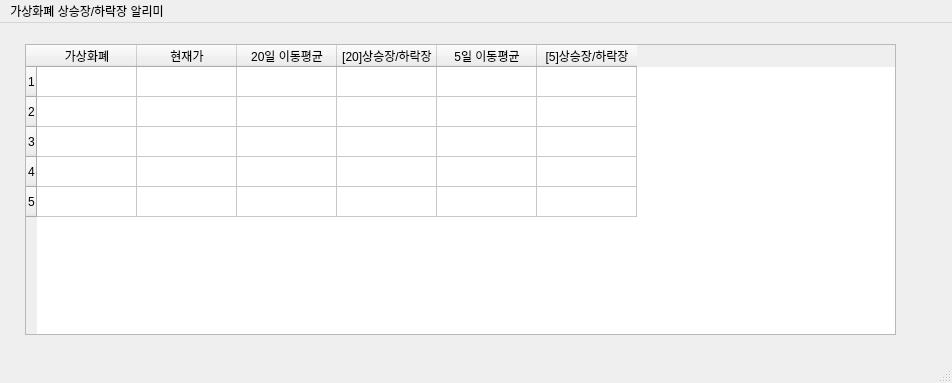
<?xml version="1.0" encoding="UTF-8"?>
<ui version="4.0">
 <class>MainWindow</class>
 <widget class="QMainWindow" name="MainWindow">
  <property name="geometry">
   <rect>
    <x>0</x>
    <y>0</y>
    <width>952</width>
    <height>383</height>
   </rect>
  </property>
  <property name="windowTitle">
   <string>MainWindow</string>
  </property>
  <widget class="QWidget" name="centralwidget">
   <widget class="QTableWidget" name="tableWidget">
    <property name="geometry">
     <rect>
      <x>25</x>
      <y>21</y>
      <width>871</width>
      <height>291</height>
     </rect>
    </property>
    <property name="rowCount">
     <number>5</number>
    </property>
    <property name="columnCount">
     <number>6</number>
    </property>
    <row/>
    <row/>
    <row/>
    <row/>
    <row/>
    <column>
     <property name="text">
      <string>가상화폐</string>
     </property>
    </column>
    <column>
     <property name="text">
      <string>현재가</string>
     </property>
    </column>
    <column>
     <property name="text">
      <string>20일 이동평균</string>
     </property>
    </column>
    <column>
     <property name="text">
      <string>[20]상승장/하락장</string>
     </property>
    </column>
    <column>
     <property name="text">
      <string>5일 이동평균</string>
     </property>
    </column>
    <column>
     <property name="text">
      <string>[5]상승장/하락장</string>
     </property>
    </column>
   </widget>
  </widget>
  <widget class="QStatusBar" name="statusbar"/>
  <widget class="QMenuBar" name="menuBar">
   <property name="geometry">
    <rect>
     <x>0</x>
     <y>0</y>
     <width>952</width>
     <height>26</height>
    </rect>
   </property>
   <widget class="QMenu" name="menu">
    <property name="title">
     <string>가상화폐 상승장/하락장 알리미</string>
    </property>
   </widget>
   <addaction name="menu"/>
  </widget>
 </widget>
 <resources/>
 <connections/>
</ui>
